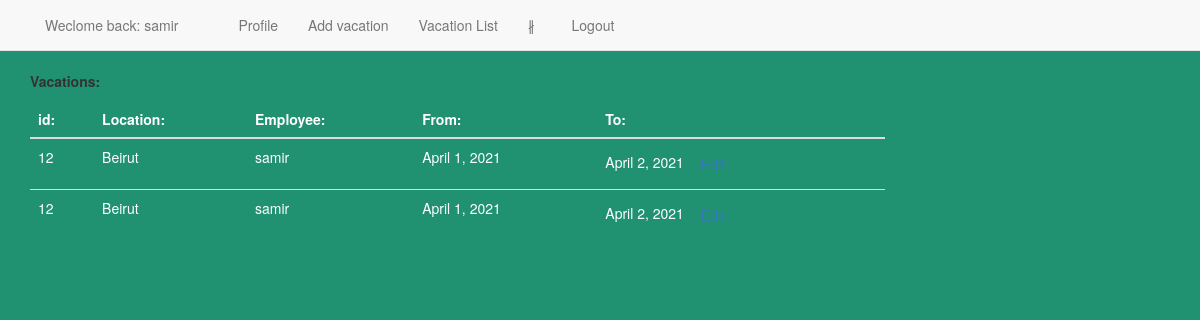
/vacations/ (signed in), run on an earlier commit of the app's database.
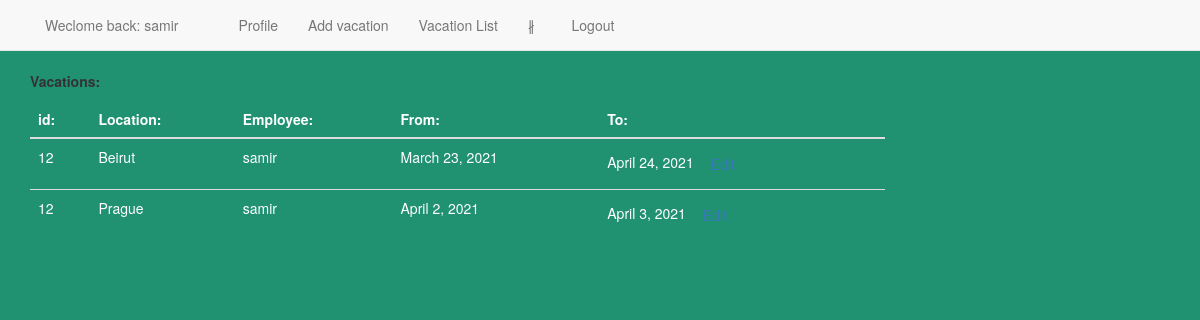
And on a later commit of the database.
### Vacations/models.py (models this page shows, shortened)
class Vacation(models.Model):
    user = models.ForeignKey(User, on_delete=models.CASCADE)
    desc = models.CharField(max_length=255)
    from_date = models.DateField()
    to_date = models.DateField()

### Vacations/views.py (the view)
@login_required
def vacation_list(request):
    context = {}
    vacation_list = Vacation.objects.filter(user=request.user).all()
    context['vacations'] = vacation_list
    return render(request, 'Vacations/list_vacations.html', context)

### Vacations/templates/Vacations/list_vacations.html (shortened to what this page needs)
{% extends "Vacations/base.html" %} {%block head %} Vacation List{% endblock%}
{% block container_block %}
<p><strong>Vacations:</strong></p>
<body>
  <div id="div-1">
  <table id="vacation_table" class="table table-dark" style="width: 75%;">
    <thead>
      <tr>
        <th>id:</th>
        <th>Location:</th>
        <th>Employee:</th>
        <th>From:</th>
        <th>To:</th>
      </tr>
    </thead>
    <tbody>
      {% for vacation in vacations %}
      <tr>
        <td>{{vacation.user_id}}</td>
        <td>{{vacation.desc}}</td>
        <td>{{vacation.user}}</td>
        <td >{{vacation.from_date}}</td>
        <td >{{vacation.to_date}}
          <button type="submit" value="edit" class="btn btn-link">Edit</button>
        </td>
      </tr>
      {% endfor %}
    </tbody>
  </table>
</div>
  {% endblock %}

### Vacations/templates/Vacations/base.html (shortened to what this page needs)
<!DOCTYPE html>
<html lang="en">
<head>
    <link rel="stylesheet" href="https://maxcdn.bootstrapcdn.com/bootstrap/3.3.7/css/bootstrap.min.css">
    <link rel="stylesheet" type="text/css" href="//cdn.datatables.net/1.10.24/css/jquery.dataTables.min.css">
</head>
<body>
 <nav class="navbar navbar-default navbar-static-top">
    <div class="container">
        <ul class="nav navbar-nav">
            <li><a>Weclome back: {{user.username}}</a></li>
            <li><a></a></li>
            <li><a href = "{% url 'index' %}" >Profile </a></li>
            <li><a href = "{% url 'form_VacationForm' %}">Add vacation</a></li>
            <li><a href = "{% url 'vacation_list' %}">Vacation List</a></li>
            <li><a>&nspar; &ThinSpace;</a></li>
            <li class="form-inline"><a href = "{% url 'logout_request' %}">Logout</a></li>
        </div>
</nav>
    <div class="container">
       {% block container_block %}{% endblock  %}
    </div>
</body>
</html>

### Vacations/templates/Vacations/list_vacations.html (style rules this page uses)
body { background-color: #209171; }
#div-1 { color: white; }

What changed in the data, as far as the page shows it:
changed Vacation "Beirut": from_date "April 1, 2021" → "March 23, 2021"; to_date "April 2, 2021" → "April 24, 2021"
changed Vacation: desc "Beirut" → "Prague"; from_date "April 1, 2021" → "April 2, 2021"; to_date "April 2, 2021" → "April 3, 2021"
